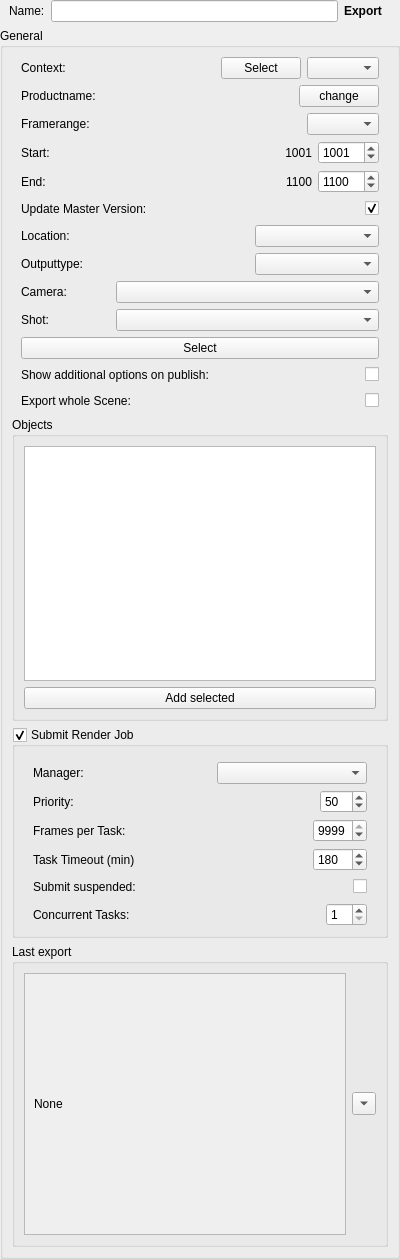
<?xml version="1.0" encoding="UTF-8"?>
<ui version="4.0">
 <class>wg_Export</class>
 <widget class="QWidget" name="wg_Export">
  <property name="geometry">
   <rect>
    <x>0</x>
    <y>0</y>
    <width>400</width>
    <height>1259</height>
   </rect>
  </property>
  <property name="windowTitle">
   <string>Export</string>
  </property>
  <layout class="QVBoxLayout" name="verticalLayout">
   <property name="leftMargin">
    <number>0</number>
   </property>
   <property name="topMargin">
    <number>0</number>
   </property>
   <property name="rightMargin">
    <number>0</number>
   </property>
   <property name="bottomMargin">
    <number>0</number>
   </property>
   <item>
    <widget class="QWidget" name="w_name" native="true">
     <layout class="QHBoxLayout" name="horizontalLayout_5">
      <property name="leftMargin">
       <number>9</number>
      </property>
      <property name="topMargin">
       <number>0</number>
      </property>
      <property name="rightMargin">
       <number>18</number>
      </property>
      <property name="bottomMargin">
       <number>0</number>
      </property>
      <item>
       <widget class="QLabel" name="l_name">
        <property name="text">
         <string>Name:</string>
        </property>
       </widget>
      </item>
      <item>
       <widget class="QLineEdit" name="e_name">
        <property name="minimumSize">
         <size>
          <width>0</width>
          <height>0</height>
         </size>
        </property>
        <property name="maximumSize">
         <size>
          <width>9999</width>
          <height>16777215</height>
         </size>
        </property>
       </widget>
      </item>
      <item>
       <widget class="QLabel" name="l_class">
        <property name="font">
         <font>
          <weight>75</weight>
          <bold>true</bold>
         </font>
        </property>
        <property name="text">
         <string>Export</string>
        </property>
       </widget>
      </item>
     </layout>
    </widget>
   </item>
   <item>
    <widget class="QGroupBox" name="gb_export">
     <property name="title">
      <string>General</string>
     </property>
     <layout class="QVBoxLayout" name="verticalLayout_2">
      <item>
       <widget class="QWidget" name="w_context" native="true">
        <layout class="QHBoxLayout" name="horizontalLayout_10">
         <property name="leftMargin">
          <number>9</number>
         </property>
         <property name="topMargin">
          <number>0</number>
         </property>
         <property name="rightMargin">
          <number>9</number>
         </property>
         <property name="bottomMargin">
          <number>0</number>
         </property>
         <item>
          <widget class="QLabel" name="label_4">
           <property name="text">
            <string>Context:</string>
           </property>
          </widget>
         </item>
         <item>
          <spacer name="horizontalSpacer_5">
           <property name="orientation">
            <enum>Qt::Horizontal</enum>
           </property>
           <property name="sizeHint" stdset="0">
            <size>
             <width>37</width>
             <height>20</height>
            </size>
           </property>
          </spacer>
         </item>
         <item>
          <widget class="QLabel" name="l_context">
           <property name="text">
            <string/>
           </property>
          </widget>
         </item>
         <item>
          <spacer name="horizontalSpacer">
           <property name="orientation">
            <enum>Qt::Horizontal</enum>
           </property>
           <property name="sizeHint" stdset="0">
            <size>
             <width>40</width>
             <height>20</height>
            </size>
           </property>
          </spacer>
         </item>
         <item>
          <widget class="QPushButton" name="b_context">
           <property name="text">
            <string>Select</string>
           </property>
          </widget>
         </item>
         <item>
          <widget class="QComboBox" name="cb_context"/>
         </item>
        </layout>
       </widget>
      </item>
      <item>
       <widget class="QWidget" name="w_taskname" native="true">
        <layout class="QHBoxLayout" name="horizontalLayout_4">
         <property name="leftMargin">
          <number>9</number>
         </property>
         <property name="topMargin">
          <number>0</number>
         </property>
         <property name="rightMargin">
          <number>9</number>
         </property>
         <property name="bottomMargin">
          <number>0</number>
         </property>
         <item>
          <widget class="QLabel" name="l_tasklabel">
           <property name="text">
            <string>Productname:</string>
           </property>
          </widget>
         </item>
         <item>
          <widget class="QLabel" name="l_taskName">
           <property name="sizePolicy">
            <sizepolicy hsizetype="Expanding" vsizetype="Preferred">
             <horstretch>0</horstretch>
             <verstretch>0</verstretch>
            </sizepolicy>
           </property>
           <property name="text">
            <string/>
           </property>
           <property name="alignment">
            <set>Qt::AlignCenter</set>
           </property>
          </widget>
         </item>
         <item>
          <widget class="QPushButton" name="b_changeTask">
           <property name="enabled">
            <bool>true</bool>
           </property>
           <property name="focusPolicy">
            <enum>Qt::NoFocus</enum>
           </property>
           <property name="text">
            <string>change</string>
           </property>
          </widget>
         </item>
        </layout>
       </widget>
      </item>
      <item>
       <widget class="QWidget" name="w_range" native="true">
        <layout class="QHBoxLayout" name="horizontalLayout_6">
         <property name="spacing">
          <number>0</number>
         </property>
         <property name="leftMargin">
          <number>9</number>
         </property>
         <property name="topMargin">
          <number>0</number>
         </property>
         <property name="rightMargin">
          <number>9</number>
         </property>
         <property name="bottomMargin">
          <number>0</number>
         </property>
         <item>
          <widget class="QLabel" name="label_3">
           <property name="text">
            <string>Framerange:</string>
           </property>
          </widget>
         </item>
         <item>
          <spacer name="horizontalSpacer_2">
           <property name="orientation">
            <enum>Qt::Horizontal</enum>
           </property>
           <property name="sizeHint" stdset="0">
            <size>
             <width>37</width>
             <height>20</height>
            </size>
           </property>
          </spacer>
         </item>
         <item>
          <widget class="QComboBox" name="cb_rangeType"/>
         </item>
        </layout>
       </widget>
      </item>
      <item>
       <widget class="QWidget" name="f_frameRange_2" native="true">
        <layout class="QGridLayout" name="gridLayout">
         <property name="leftMargin">
          <number>9</number>
         </property>
         <property name="topMargin">
          <number>0</number>
         </property>
         <property name="rightMargin">
          <number>9</number>
         </property>
         <property name="bottomMargin">
          <number>0</number>
         </property>
         <item row="1" column="5">
          <widget class="QLabel" name="l_rangeEnd">
           <property name="minimumSize">
            <size>
             <width>30</width>
             <height>0</height>
            </size>
           </property>
           <property name="text">
            <string>1100</string>
           </property>
           <property name="alignment">
            <set>Qt::AlignRight|Qt::AlignTrailing|Qt::AlignVCenter</set>
           </property>
          </widget>
         </item>
         <item row="1" column="6">
          <widget class="QSpinBox" name="sp_rangeEnd">
           <property name="maximum">
            <number>99999</number>
           </property>
           <property name="value">
            <number>1100</number>
           </property>
          </widget>
         </item>
         <item row="0" column="6">
          <widget class="QSpinBox" name="sp_rangeStart">
           <property name="maximum">
            <number>99999</number>
           </property>
           <property name="value">
            <number>1001</number>
           </property>
          </widget>
         </item>
         <item row="0" column="5">
          <widget class="QLabel" name="l_rangeStart">
           <property name="minimumSize">
            <size>
             <width>30</width>
             <height>0</height>
            </size>
           </property>
           <property name="text">
            <string>1001</string>
           </property>
           <property name="alignment">
            <set>Qt::AlignRight|Qt::AlignTrailing|Qt::AlignVCenter</set>
           </property>
          </widget>
         </item>
         <item row="0" column="0">
          <widget class="QLabel" name="l_rangeStartInfo">
           <property name="text">
            <string>Start:</string>
           </property>
          </widget>
         </item>
         <item row="0" column="4">
          <spacer name="horizontalSpacer_7">
           <property name="orientation">
            <enum>Qt::Horizontal</enum>
           </property>
           <property name="sizeHint" stdset="0">
            <size>
             <width>40</width>
             <height>20</height>
            </size>
           </property>
          </spacer>
         </item>
         <item row="1" column="0">
          <widget class="QLabel" name="l_rangeEndInfo">
           <property name="text">
            <string>End:</string>
           </property>
          </widget>
         </item>
        </layout>
       </widget>
      </item>
      <item>
       <widget class="QWidget" name="w_master" native="true">
        <layout class="QHBoxLayout" name="horizontalLayout_20">
         <property name="spacing">
          <number>0</number>
         </property>
         <property name="leftMargin">
          <number>9</number>
         </property>
         <property name="topMargin">
          <number>0</number>
         </property>
         <property name="rightMargin">
          <number>9</number>
         </property>
         <property name="bottomMargin">
          <number>0</number>
         </property>
         <item>
          <widget class="QLabel" name="l_master">
           <property name="text">
            <string>Update Master Version:</string>
           </property>
          </widget>
         </item>
         <item>
          <spacer name="horizontalSpacer_29">
           <property name="orientation">
            <enum>Qt::Horizontal</enum>
           </property>
           <property name="sizeHint" stdset="0">
            <size>
             <width>113</width>
             <height>20</height>
            </size>
           </property>
          </spacer>
         </item>
         <item>
          <widget class="QCheckBox" name="chb_master">
           <property name="text">
            <string/>
           </property>
           <property name="checked">
            <bool>true</bool>
           </property>
          </widget>
         </item>
        </layout>
       </widget>
      </item>
      <item>
       <widget class="QWidget" name="w_outPath" native="true">
        <layout class="QHBoxLayout" name="horizontalLayout_11">
         <property name="spacing">
          <number>0</number>
         </property>
         <property name="leftMargin">
          <number>9</number>
         </property>
         <property name="topMargin">
          <number>0</number>
         </property>
         <property name="rightMargin">
          <number>9</number>
         </property>
         <property name="bottomMargin">
          <number>0</number>
         </property>
         <item>
          <widget class="QLabel" name="l_outPath">
           <property name="text">
            <string>Location:</string>
           </property>
          </widget>
         </item>
         <item>
          <spacer name="horizontalSpacer_6">
           <property name="orientation">
            <enum>Qt::Horizontal</enum>
           </property>
           <property name="sizeHint" stdset="0">
            <size>
             <width>113</width>
             <height>20</height>
            </size>
           </property>
          </spacer>
         </item>
         <item>
          <widget class="QComboBox" name="cb_outPath">
           <property name="minimumSize">
            <size>
             <width>124</width>
             <height>0</height>
            </size>
           </property>
          </widget>
         </item>
        </layout>
       </widget>
      </item>
      <item>
       <widget class="QWidget" name="w_outType" native="true">
        <layout class="QHBoxLayout" name="horizontalLayout_9">
         <property name="spacing">
          <number>0</number>
         </property>
         <property name="leftMargin">
          <number>9</number>
         </property>
         <property name="topMargin">
          <number>0</number>
         </property>
         <property name="rightMargin">
          <number>9</number>
         </property>
         <property name="bottomMargin">
          <number>0</number>
         </property>
         <item>
          <widget class="QLabel" name="l_outType">
           <property name="text">
            <string>Outputtype:</string>
           </property>
          </widget>
         </item>
         <item>
          <spacer name="horizontalSpacer_3">
           <property name="orientation">
            <enum>Qt::Horizontal</enum>
           </property>
           <property name="sizeHint" stdset="0">
            <size>
             <width>113</width>
             <height>20</height>
            </size>
           </property>
          </spacer>
         </item>
         <item>
          <widget class="QComboBox" name="cb_outType">
           <property name="minimumSize">
            <size>
             <width>124</width>
             <height>0</height>
            </size>
           </property>
          </widget>
         </item>
        </layout>
       </widget>
      </item>
      <item>
       <widget class="QWidget" name="w_cam" native="true">
        <layout class="QHBoxLayout" name="horizontalLayout_3">
         <property name="spacing">
          <number>0</number>
         </property>
         <property name="leftMargin">
          <number>9</number>
         </property>
         <property name="topMargin">
          <number>0</number>
         </property>
         <property name="rightMargin">
          <number>9</number>
         </property>
         <property name="bottomMargin">
          <number>0</number>
         </property>
         <item>
          <widget class="QLabel" name="l_cam">
           <property name="minimumSize">
            <size>
             <width>40</width>
             <height>0</height>
            </size>
           </property>
           <property name="maximumSize">
            <size>
             <width>95</width>
             <height>16777215</height>
            </size>
           </property>
           <property name="text">
            <string>Camera:</string>
           </property>
          </widget>
         </item>
         <item>
          <widget class="QComboBox" name="cb_cam"/>
         </item>
        </layout>
       </widget>
      </item>
      <item>
       <widget class="QWidget" name="w_sCamShot" native="true">
        <layout class="QHBoxLayout" name="horizontalLayout_7">
         <property name="spacing">
          <number>0</number>
         </property>
         <property name="leftMargin">
          <number>9</number>
         </property>
         <property name="topMargin">
          <number>0</number>
         </property>
         <property name="rightMargin">
          <number>9</number>
         </property>
         <property name="bottomMargin">
          <number>0</number>
         </property>
         <item>
          <widget class="QLabel" name="l_sCamShot">
           <property name="minimumSize">
            <size>
             <width>40</width>
             <height>0</height>
            </size>
           </property>
           <property name="maximumSize">
            <size>
             <width>95</width>
             <height>16777215</height>
            </size>
           </property>
           <property name="text">
            <string>Shot:</string>
           </property>
          </widget>
         </item>
         <item>
          <widget class="QComboBox" name="cb_sCamShot"/>
         </item>
        </layout>
       </widget>
      </item>
      <item>
       <widget class="QWidget" name="w_selectCam" native="true">
        <layout class="QHBoxLayout" name="horizontalLayout_2">
         <property name="spacing">
          <number>0</number>
         </property>
         <property name="leftMargin">
          <number>9</number>
         </property>
         <property name="topMargin">
          <number>0</number>
         </property>
         <property name="rightMargin">
          <number>9</number>
         </property>
         <property name="bottomMargin">
          <number>0</number>
         </property>
         <item>
          <widget class="QPushButton" name="b_selectCam">
           <property name="focusPolicy">
            <enum>Qt::NoFocus</enum>
           </property>
           <property name="text">
            <string>Select</string>
           </property>
          </widget>
         </item>
        </layout>
       </widget>
      </item>
      <item>
       <widget class="QWidget" name="w_additionalOptions" native="true">
        <layout class="QHBoxLayout" name="horizontalLayout_15">
         <property name="leftMargin">
          <number>9</number>
         </property>
         <property name="topMargin">
          <number>0</number>
         </property>
         <property name="rightMargin">
          <number>9</number>
         </property>
         <property name="bottomMargin">
          <number>0</number>
         </property>
         <item>
          <widget class="QLabel" name="l_additionalOptions">
           <property name="text">
            <string>Show additional options on publish:</string>
           </property>
          </widget>
         </item>
         <item>
          <spacer name="horizontalSpacer_11">
           <property name="orientation">
            <enum>Qt::Horizontal</enum>
           </property>
           <property name="sizeHint" stdset="0">
            <size>
             <width>40</width>
             <height>20</height>
            </size>
           </property>
          </spacer>
         </item>
         <item>
          <widget class="QCheckBox" name="chb_additionalOptions">
           <property name="text">
            <string/>
           </property>
           <property name="checked">
            <bool>false</bool>
           </property>
          </widget>
         </item>
        </layout>
       </widget>
      </item>
      <item>
       <widget class="QWidget" name="w_wholeScene" native="true">
        <layout class="QHBoxLayout" name="horizontalLayout">
         <property name="spacing">
          <number>0</number>
         </property>
         <property name="leftMargin">
          <number>9</number>
         </property>
         <property name="topMargin">
          <number>0</number>
         </property>
         <property name="rightMargin">
          <number>9</number>
         </property>
         <property name="bottomMargin">
          <number>0</number>
         </property>
         <item>
          <widget class="QLabel" name="l_wholeScene">
           <property name="text">
            <string>Export whole Scene:</string>
           </property>
          </widget>
         </item>
         <item>
          <spacer name="horizontalSpacer_4">
           <property name="orientation">
            <enum>Qt::Horizontal</enum>
           </property>
           <property name="sizeHint" stdset="0">
            <size>
             <width>185</width>
             <height>20</height>
            </size>
           </property>
          </spacer>
         </item>
         <item>
          <widget class="QCheckBox" name="chb_wholeScene">
           <property name="text">
            <string/>
           </property>
           <property name="checked">
            <bool>false</bool>
           </property>
          </widget>
         </item>
        </layout>
       </widget>
      </item>
      <item>
       <widget class="QGroupBox" name="gb_objects">
        <property name="enabled">
         <bool>true</bool>
        </property>
        <property name="title">
         <string>Objects</string>
        </property>
        <layout class="QVBoxLayout" name="verticalLayout_3">
         <property name="leftMargin">
          <number>9</number>
         </property>
         <property name="topMargin">
          <number>9</number>
         </property>
         <property name="rightMargin">
          <number>9</number>
         </property>
         <property name="bottomMargin">
          <number>9</number>
         </property>
         <item>
          <widget class="QFrame" name="f_objectList">
           <layout class="QHBoxLayout" name="horizontalLayout_8">
            <property name="leftMargin">
             <number>0</number>
            </property>
            <property name="topMargin">
             <number>0</number>
            </property>
            <property name="rightMargin">
             <number>0</number>
            </property>
            <property name="bottomMargin">
             <number>0</number>
            </property>
            <item>
             <widget class="QListWidget" name="lw_objects">
              <property name="contextMenuPolicy">
               <enum>Qt::CustomContextMenu</enum>
              </property>
              <property name="selectionMode">
               <enum>QAbstractItemView::ExtendedSelection</enum>
              </property>
              <property name="verticalScrollMode">
               <enum>QAbstractItemView::ScrollPerPixel</enum>
              </property>
              <property name="horizontalScrollMode">
               <enum>QAbstractItemView::ScrollPerPixel</enum>
              </property>
             </widget>
            </item>
           </layout>
          </widget>
         </item>
         <item>
          <widget class="QPushButton" name="b_add">
           <property name="minimumSize">
            <size>
             <width>0</width>
             <height>0</height>
            </size>
           </property>
           <property name="maximumSize">
            <size>
             <width>99999</width>
             <height>16777215</height>
            </size>
           </property>
           <property name="focusPolicy">
            <enum>Qt::NoFocus</enum>
           </property>
           <property name="text">
            <string>Add selected</string>
           </property>
          </widget>
         </item>
        </layout>
       </widget>
      </item>
      <item>
       <widget class="QGroupBox" name="gb_submit">
        <property name="title">
         <string>Submit Render Job</string>
        </property>
        <property name="checkable">
         <bool>true</bool>
        </property>
        <property name="checked">
         <bool>true</bool>
        </property>
        <layout class="QVBoxLayout" name="verticalLayout_8">
         <property name="topMargin">
          <number>15</number>
         </property>
         <item>
          <widget class="QWidget" name="f_manager" native="true">
           <layout class="QHBoxLayout" name="horizontalLayout_14">
            <property name="topMargin">
             <number>0</number>
            </property>
            <property name="bottomMargin">
             <number>0</number>
            </property>
            <item>
             <widget class="QLabel" name="l_manager">
              <property name="text">
               <string>Manager:</string>
              </property>
             </widget>
            </item>
            <item>
             <spacer name="horizontalSpacer_19">
              <property name="orientation">
               <enum>Qt::Horizontal</enum>
              </property>
              <property name="sizeHint" stdset="0">
               <size>
                <width>40</width>
                <height>20</height>
               </size>
              </property>
             </spacer>
            </item>
            <item>
             <widget class="QComboBox" name="cb_manager">
              <property name="minimumSize">
               <size>
                <width>150</width>
                <height>0</height>
               </size>
              </property>
             </widget>
            </item>
           </layout>
          </widget>
         </item>
         <item>
          <widget class="QWidget" name="f_rjPrio" native="true">
           <layout class="QHBoxLayout" name="horizontalLayout_21">
            <property name="topMargin">
             <number>0</number>
            </property>
            <property name="bottomMargin">
             <number>0</number>
            </property>
            <item>
             <widget class="QLabel" name="l_rjPrio">
              <property name="text">
               <string>Priority:</string>
              </property>
             </widget>
            </item>
            <item>
             <spacer name="horizontalSpacer_16">
              <property name="orientation">
               <enum>Qt::Horizontal</enum>
              </property>
              <property name="sizeHint" stdset="0">
               <size>
                <width>40</width>
                <height>20</height>
               </size>
              </property>
             </spacer>
            </item>
            <item>
             <widget class="QSpinBox" name="sp_rjPrio">
              <property name="maximum">
               <number>100</number>
              </property>
              <property name="value">
               <number>50</number>
              </property>
             </widget>
            </item>
           </layout>
          </widget>
         </item>
         <item>
          <widget class="QWidget" name="f_rjWidgetsPerTask" native="true">
           <layout class="QHBoxLayout" name="horizontalLayout_22">
            <property name="topMargin">
             <number>0</number>
            </property>
            <property name="bottomMargin">
             <number>0</number>
            </property>
            <item>
             <widget class="QLabel" name="label_15">
              <property name="text">
               <string>Frames per Task:</string>
              </property>
             </widget>
            </item>
            <item>
             <spacer name="horizontalSpacer_17">
              <property name="orientation">
               <enum>Qt::Horizontal</enum>
              </property>
              <property name="sizeHint" stdset="0">
               <size>
                <width>40</width>
                <height>20</height>
               </size>
              </property>
             </spacer>
            </item>
            <item>
             <widget class="QSpinBox" name="sp_rjFramesPerTask">
              <property name="maximum">
               <number>9999</number>
              </property>
              <property name="value">
               <number>9999</number>
              </property>
             </widget>
            </item>
           </layout>
          </widget>
         </item>
         <item>
          <widget class="QWidget" name="f_rjTimeout" native="true">
           <layout class="QHBoxLayout" name="horizontalLayout_28">
            <property name="topMargin">
             <number>0</number>
            </property>
            <property name="bottomMargin">
             <number>0</number>
            </property>
            <item>
             <widget class="QLabel" name="l_rjTimeout">
              <property name="text">
               <string>Task Timeout (min)</string>
              </property>
             </widget>
            </item>
            <item>
             <spacer name="horizontalSpacer_23">
              <property name="orientation">
               <enum>Qt::Horizontal</enum>
              </property>
              <property name="sizeHint" stdset="0">
               <size>
                <width>40</width>
                <height>20</height>
               </size>
              </property>
             </spacer>
            </item>
            <item>
             <widget class="QSpinBox" name="sp_rjTimeout">
              <property name="minimum">
               <number>1</number>
              </property>
              <property name="maximum">
               <number>9999</number>
              </property>
              <property name="value">
               <number>180</number>
              </property>
             </widget>
            </item>
           </layout>
          </widget>
         </item>
         <item>
          <widget class="QWidget" name="f_rjSuspended" native="true">
           <layout class="QHBoxLayout" name="horizontalLayout_26">
            <property name="topMargin">
             <number>0</number>
            </property>
            <property name="bottomMargin">
             <number>0</number>
            </property>
            <item>
             <widget class="QLabel" name="label_18">
              <property name="text">
               <string>Submit suspended:</string>
              </property>
             </widget>
            </item>
            <item>
             <spacer name="horizontalSpacer_20">
              <property name="orientation">
               <enum>Qt::Horizontal</enum>
              </property>
              <property name="sizeHint" stdset="0">
               <size>
                <width>40</width>
                <height>20</height>
               </size>
              </property>
             </spacer>
            </item>
            <item>
             <widget class="QCheckBox" name="chb_rjSuspended">
              <property name="text">
               <string/>
              </property>
              <property name="checked">
               <bool>false</bool>
              </property>
             </widget>
            </item>
           </layout>
          </widget>
         </item>
         <item>
          <widget class="QWidget" name="w_dlConcurrentTasks" native="true">
           <layout class="QHBoxLayout" name="horizontalLayout_29">
            <property name="topMargin">
             <number>0</number>
            </property>
            <property name="bottomMargin">
             <number>0</number>
            </property>
            <item>
             <widget class="QLabel" name="l_dlConcurrentTasks">
              <property name="text">
               <string>Concurrent Tasks:</string>
              </property>
             </widget>
            </item>
            <item>
             <spacer name="horizontalSpacer_24">
              <property name="orientation">
               <enum>Qt::Horizontal</enum>
              </property>
              <property name="sizeHint" stdset="0">
               <size>
                <width>40</width>
                <height>20</height>
               </size>
              </property>
             </spacer>
            </item>
            <item>
             <widget class="QSpinBox" name="sp_dlConcurrentTasks">
              <property name="minimum">
               <number>1</number>
              </property>
              <property name="maximum">
               <number>99</number>
              </property>
              <property name="value">
               <number>1</number>
              </property>
             </widget>
            </item>
           </layout>
          </widget>
         </item>
        </layout>
       </widget>
      </item>
      <item>
       <widget class="QGroupBox" name="gb_previous">
        <property name="title">
         <string>Last export</string>
        </property>
        <layout class="QHBoxLayout" name="horizontalLayout_13">
         <property name="leftMargin">
          <number>9</number>
         </property>
         <property name="topMargin">
          <number>9</number>
         </property>
         <property name="rightMargin">
          <number>9</number>
         </property>
         <property name="bottomMargin">
          <number>9</number>
         </property>
         <item>
          <widget class="QScrollArea" name="scrollArea">
           <property name="widgetResizable">
            <bool>true</bool>
           </property>
           <widget class="QWidget" name="scrollAreaWidgetContents">
            <property name="geometry">
             <rect>
              <x>0</x>
              <y>0</y>
              <width>289</width>
              <height>138</height>
             </rect>
            </property>
            <layout class="QHBoxLayout" name="horizontalLayout_12">
             <item>
              <widget class="QLabel" name="l_pathLast">
               <property name="text">
                <string>None</string>
               </property>
              </widget>
             </item>
            </layout>
           </widget>
          </widget>
         </item>
         <item>
          <widget class="QToolButton" name="b_pathLast">
           <property name="enabled">
            <bool>true</bool>
           </property>
           <property name="text">
            <string>...</string>
           </property>
           <property name="arrowType">
            <enum>Qt::DownArrow</enum>
           </property>
          </widget>
         </item>
        </layout>
       </widget>
      </item>
     </layout>
    </widget>
   </item>
  </layout>
 </widget>
 <tabstops>
  <tabstop>e_name</tabstop>
  <tabstop>b_context</tabstop>
  <tabstop>cb_context</tabstop>
  <tabstop>cb_rangeType</tabstop>
  <tabstop>sp_rangeStart</tabstop>
  <tabstop>sp_rangeEnd</tabstop>
  <tabstop>chb_master</tabstop>
  <tabstop>cb_outPath</tabstop>
  <tabstop>cb_outType</tabstop>
  <tabstop>cb_cam</tabstop>
  <tabstop>cb_sCamShot</tabstop>
  <tabstop>chb_additionalOptions</tabstop>
  <tabstop>chb_wholeScene</tabstop>
  <tabstop>lw_objects</tabstop>
  <tabstop>gb_submit</tabstop>
  <tabstop>cb_manager</tabstop>
  <tabstop>sp_rjPrio</tabstop>
  <tabstop>sp_rjFramesPerTask</tabstop>
  <tabstop>sp_rjTimeout</tabstop>
  <tabstop>chb_rjSuspended</tabstop>
  <tabstop>sp_dlConcurrentTasks</tabstop>
  <tabstop>scrollArea</tabstop>
  <tabstop>b_pathLast</tabstop>
 </tabstops>
 <resources/>
 <connections/>
</ui>
